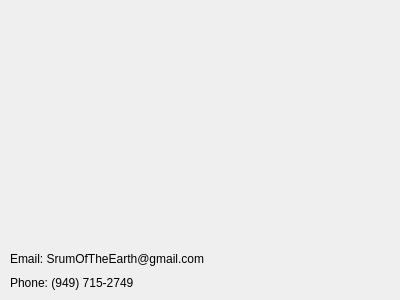
<?xml version="1.0" encoding="UTF-8"?>
<ui version="4.0">
 <class>ContactUs</class>
 <widget class="QDialog" name="ContactUs">
  <property name="geometry">
   <rect>
    <x>0</x>
    <y>0</y>
    <width>400</width>
    <height>300</height>
   </rect>
  </property>
  <property name="windowTitle">
   <string>Contact Us</string>
  </property>
  <property name="styleSheet">
   <string notr="true">img.resize {
  width:200px;
  height:40px;
}</string>
  </property>
  <widget class="QLabel" name="Log_label">
   <property name="geometry">
    <rect>
     <x>10</x>
     <y>10</y>
     <width>381</width>
     <height>231</height>
    </rect>
   </property>
   <property name="styleSheet">
    <string notr="true">image: url(:/img/SCRUM LOGO.jpg)</string>
   </property>
   <property name="text">
    <string/>
   </property>
  </widget>
  <widget class="QWidget" name="layoutWidget">
   <property name="geometry">
    <rect>
     <x>10</x>
     <y>250</y>
     <width>220</width>
     <height>42</height>
    </rect>
   </property>
   <layout class="QVBoxLayout" name="verticalLayout">
    <item>
     <widget class="QLabel" name="phone_label">
      <property name="text">
       <string>Email: SrumOfTheEarth@gmail.com</string>
      </property>
     </widget>
    </item>
    <item>
     <widget class="QLabel" name="email_label">
      <property name="text">
       <string>Phone: (949) 715-2749</string>
      </property>
     </widget>
    </item>
   </layout>
  </widget>
 </widget>
 <resources/>
 <connections/>
</ui>
